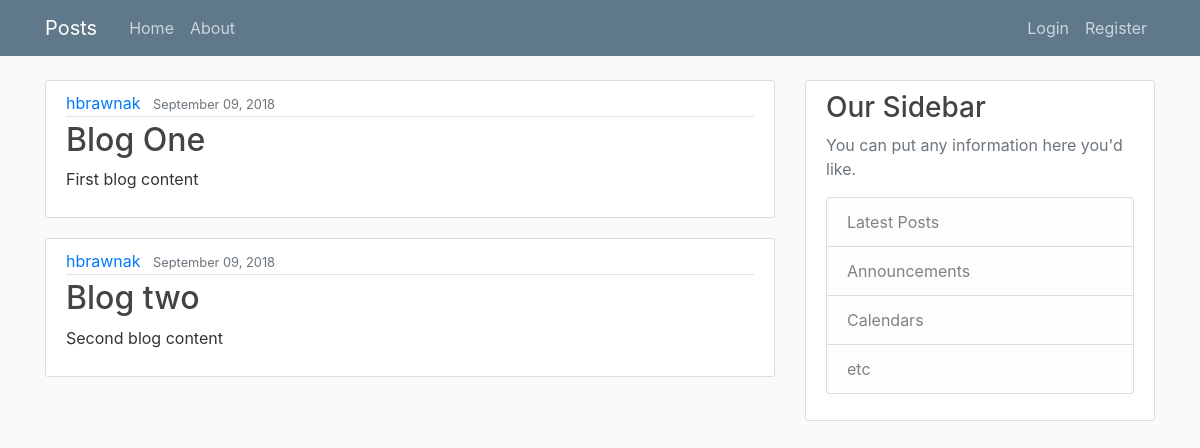
The page / on the database its author committed.
### blog/models.py (models this page shows, shortened)
class Post(models.Model):
    title = models.CharField(max_length=100)
    content = models.TextField()
    author = models.ForeignKey(User, on_delete=models.CASCADE)
    created_at = models.DateTimeField(default=timezone.now)

### blog/views.py (the view)
# urls.py: 2. Add a URL to urlpatterns:  path('', views.home, name='home')
def home(request):
    posts = Post.objects.all()
    context = {
        'title': 'Home',
        'posts': posts
    }
    return render(request, 'blog/home.html', context)

### blog/templates/blog/home.html
{% extends "blog/layouts.html" %}
{% block content %}
    {% for post in posts %}
        <article class="media content-section">
          <div class="media-body">
            <div class="article-metadata">
              <a class="mr-2" href="#">{{ post.author }}</a>
              <small class="text-muted">{{ post.created_at|date:"F d, Y" }}</small>
            </div>
            <h2><a class="article-title" href="#">{{ post.title }}</a></h2>
            <p class="article-content">{{ post.content }}</p>
          </div>
        </article>
    {% endfor %}
{% endblock content %}

### blog/static/blog/main.css (style rules this page uses)
body { background: #fafafa; color: #333333; margin-top: 5rem; }
h1, h2, h3, h4, h5, h6 { color: #444444; }
.content-section { background: #ffffff; padding: 10px 20px; border: 1px solid #dddddd; border-radius: 3px; margin-bottom: 20px; }
.article-title { color: #444444; }
.article-content { white-space: pre-line; }
.article-metadata { padding-bottom: 1px; margin-bottom: 4px; border-bottom: 1px solid #e3e3e3 }

### rows shown on the page
Post: author "hbrawnak", created_at "September 09, 2018", title "Blog One", content "First blog content"
Post: author "hbrawnak", created_at "September 09, 2018", title "Blog two", content "Second blog content"
